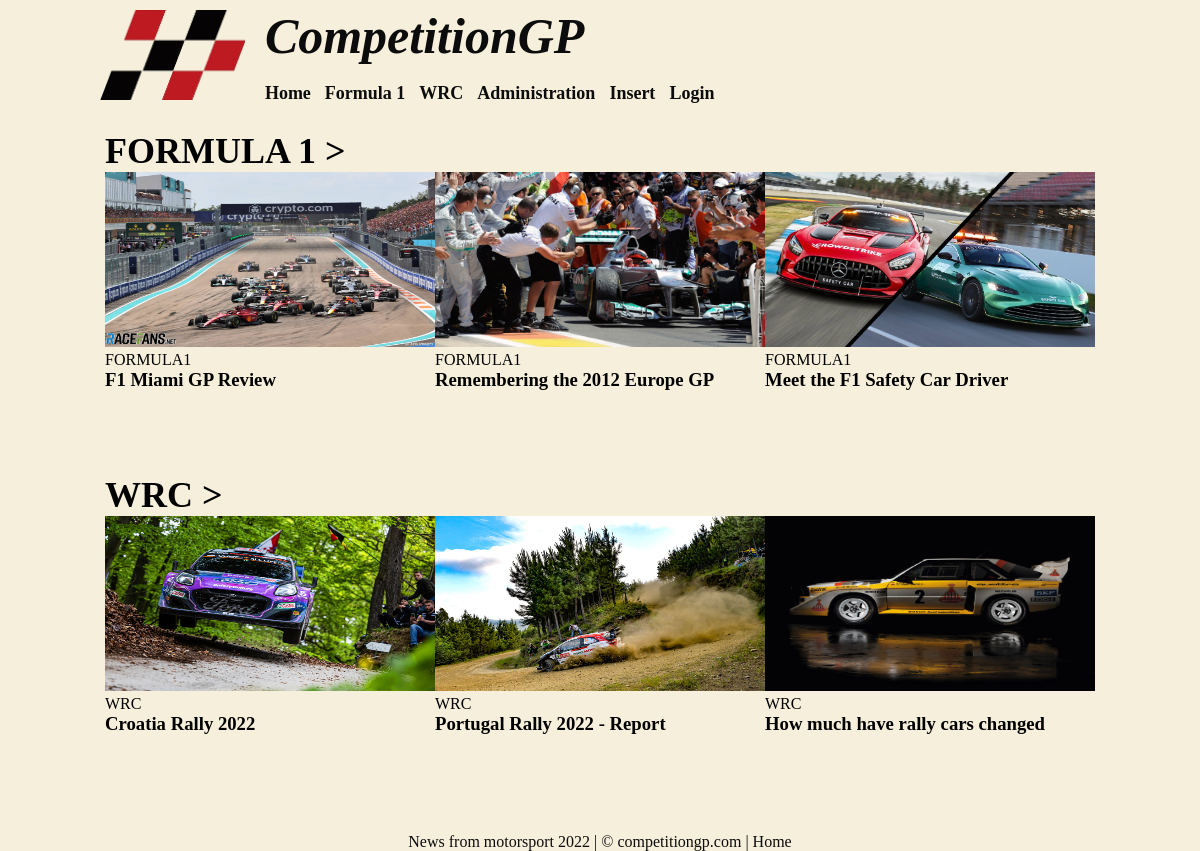
The app's page /CompetitionGP/src/index/index.php with its own data.
### tables this page shows
CREATE TABLE `article` (
  `id` int(11) NOT NULL,
  `date` varchar(32) NOT NULL,
  `title` varchar(64) NOT NULL,
  `summary` text NOT NULL,
  `text` text NOT NULL,
  `picture` varchar(64) NOT NULL,
  `category` varchar(64) NOT NULL,
  `archive` tinyint(1) NOT NULL
);

### CompetitionGP/src/index/index.php (the view, shortened to what this page needs)
<!DOCTYPE html>
<html lang="en">
<head>
    <link rel="stylesheet" href="style.css<?php time(); ?>">
    <?php
    include '../connect.php';
    ?>
</head>
<body>
    <header class="header__wrapper">
        <img src="../../img/logo/logo_crop_transparent.png" class="header__wrapper--img" alt="logo">
        <div class="header__wrapper_content">
            <h1>CompetitionGP</h1><br>
            <nav class="nav__wrapper">
                <a href="index.php">Home</a>
                <a href="../category/category.php?id=formula1">Formula 1</a>
                <a href="../category/category.php?id=wrc">WRC</a>
                <a href="../administration/allNews.php">Administration</a>
                <a href="../insert/unos.html">Insert</a>
                <a href="../login/login.php">Login</a>
            </nav>
        </div>
    </header>
    <main class="main__wrapper">
        <section class="main__firstSection">
            <a href="../category/category.php?id=formula1" class='categoryTitle'><h2>Formula 1 ></h2></a>
            <section class="main__firstSection_content">
                <?php
                    $query = "SELECT * FROM article
                                WHERE archive = 0
                                AND category = 'formula1'
                                LIMIT 3";
                    $result = mysqli_query($dbc, $query);
                    if ($result) {
                        while($row = mysqli_fetch_array($result)) {
                            echo "
                            <article class='newsArticle'>
                                <a class='linkToArticle' style='text-decoration: none; color: black; 'href='../article/article.php?id=" . $row['id'] . "'>
                                    <img src='" . UPLPATH . $row['picture'] . "'>
                                    <p>" . strtoupper($row['category']) . "</p>
                                    <h3 class='articleTitle'>". $row['title'] . "</h3>
                                </a>
                            </article>";
                        }
                    }
                ?>
            </section>
        </section>
        <section class="main__secondSection">
                <a href="../category/category.php?id=wrc" class='categoryTitle'><h2>WRC ></h2></a>
                <section class="main__secondSection_content">
                    <?php
                    $query = "SELECT * FROM article
                                WHERE archive = 0
                                AND category = 'wrc'
                                LIMIT 3";
                    $result = mysqli_query($dbc, $query);
                    if ($result) {
                        while($row = mysqli_fetch_array($result)) {
                            echo "
                            <article class='newsArticle'>
                                <a class='linkToArticle' style='text-decoration: none; color: black; 'href='../article/article.php?id=" . $row['id'] . "'>
                                    <img src='" . UPLPATH . $row['picture'] . "'>
                                    <p>" . strtoupper($row['category']) . "</p>
                                    <h3 class='articleTitle'>". $row['title'] . "</h3>
                                </a>
                            </article>";
                        }
                    }
                    ?>
                </section>
        </section>
    </main>
    <footer class="footer__wrapper">
        <p class="footer_content">News from motorsport 2022 | © competitiongp.com | Home</p>
    </footer>
</body>
</html>

### CompetitionGP/src/index/style.css (style rules this page uses)
* { box-sizing: border-box; padding: 0; margin: 0; scroll-behavior: smooth; }
:root { --font-base: 'Cormorant Upright', serif; --font-alt: 'Open Sans', sans-serif; --color-golden: #D5A021; --color-black: #0C0C0C; --color-gray: #545454; --color-crimson: #F5EFDB; --color-grey: #AAAAAA; --color-spanishGray: #A49694; --color-dimGray: #736B60; --color-white: #FFFFFF; --color-darkLava: #4B4237; --color-alabaster: #EDE7D9; --color-blackCoffee: #443742; }
body { width: 1320px; height: 100%; margin: 0 auto; background-color: var(--color-crimson); color: var(--color-black); font-family: 'Times New Roman', Times, serif; }
.main__wrapper img { width: 400px; height: 225px; }
.header__wrapper { width: 100%; height: 90px; display: flex; flex-direction: row; align-items: center; justify-content: flex-start; margin-top: 10px; margin-bottom: 30px; }
.header__wrapper img { height: 100%; margin-right: 20px; }
.header__wrapper_content h1 { font-size: 50px; font-style: italic; font-family: Georgia, 'Times New Roman', Times, serif; }
.nav__wrapper a { font-size: 18px; color: var(--color-black); text-decoration: none; font-weight: bold; margin-right: 10px; }
.main__wrapper { display: flex; flex-direction: column; }
.main__firstSection_content, .main__secondSection_content { display: flex; flex-direction: row; flex-wrap: wrap; justify-content: space-between; margin-bottom: 40px; }
.main__wrapper h2 { font-size: 36px; text-transform: uppercase; }
.main__wrapper h3 { width: 400px; height: 65px; white-space: nowrap; overflow: hidden; text-overflow: clip; word-wrap: break-word; }
.newsArticle { width: 400px; }
a.categoryTitle { text-decoration: none; color: black; }
.footer__wrapper { display: flex; flex-direction: row; justify-content: center; align-items: flex-end; margin-top: 15px; text-align: center; }
@media (max-width: 1600px) { body { width: 1000px; } }
@media (max-width: 1600px) { .main__wrapper h3 { width: 330px; } }
@media (max-width: 1600px) { .main__wrapper img { width: 330px; height: 175px; } }
@media (max-width: 1600px) { .main__wrapper { justify-content: space-evenly; align-items: center; } }
@media (max-width: 1600px) { .main__firstSection_content, .main__secondSection_content { justify-content: center; } }
@media (max-width: 1600px) { .newsArticle { width: 330px; } }

### records on screen
article: picture (picture), category "FORMULA1", title "F1 Miami GP Review"
article: picture (picture), category "FORMULA1", title "Remembering the 2012 Europe GP"
article: picture (picture), category "FORMULA1", title "Meet the F1 Safety Car Driver"
article: picture (picture), category "WRC", title "Croatia Rally 2022"
article: picture (picture), category "WRC", title "Portugal Rally 2022 - Report"
article: picture (picture), category "WRC", title "How much have rally cars changed"
